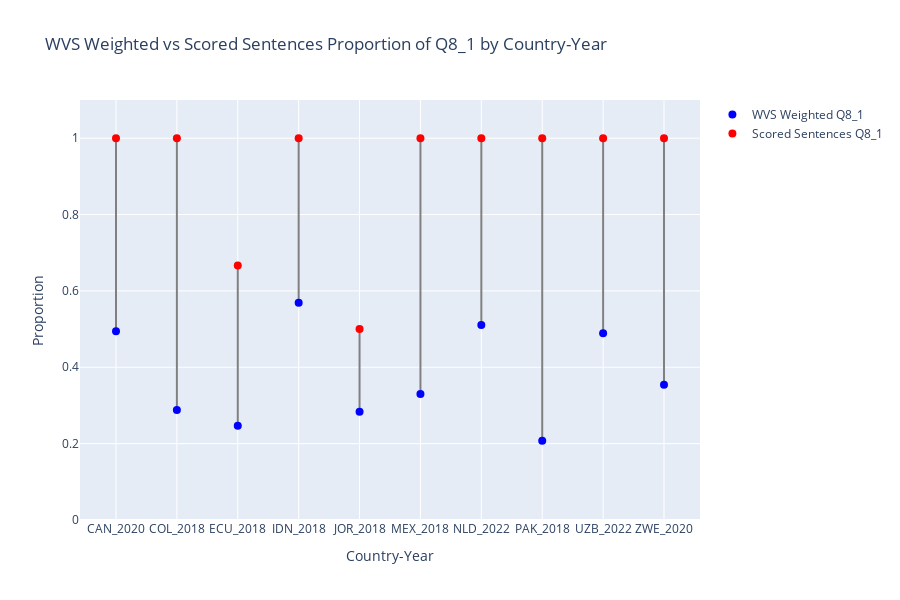

The code cell stored with this chart in its notebook:
### Code cell
## (Visualization -III) ##

# This script compares proportions of a specific Q8 survey response between scored sentences and WVS data at the country-year level.
# It aggregates sentence counts and computes proportions per country-year in the scored predictions.
# It filters the WVS data to matching country-year pairs and computes weighted response proportions using survey weights.
# The code then merges both datasets and visualizes their proportions with connecting lines to compare distributions.
# The plot uses country-year labels on the x-axis and proportion values on the y-axis, with vertical lines visually highlighting differences between WVS survey and scored sentence proportions.
# Finally, it calculates and prints the Pearson correlation between the weighted WVS proportions and scored sentence proportions.

%run visualize_prop_diffs.py

### Figure 1 — Plotly figure (JSON) as saved in the notebook; plotly's stock layout.template omitted (floating-point values rounded to 4 significant figures)
{"data": [{"hoverinfo": "skip", "line": {"color": "gray"}, "mode": "lines", "showlegend": false, "type": "scatter", "x": ["CAN_2020", "CAN_2020"], "y": [0.4943, 1]}, {"hoverinfo": "skip", "line": {"color": "gray"}, "mode": "lines", "showlegend": false, "type": "scatter", "x": ["COL_2018", "COL_2018"], "y": [0.2882, 1]}, {"hoverinfo": "skip", "line": {"color": "gray"}, "mode": "lines", "showlegend": false, "type": "scatter", "x": ["ECU_2018", "ECU_2018"], "y": [0.2467, 0.6667]}, {"hoverinfo": "skip", "line": {"color": "gray"}, "mode": "lines", "showlegend": false, "type": "scatter", "x": ["IDN_2018", "IDN_2018"], "y": [0.5687, 1]}, {"hoverinfo": "skip", "line": {"color": "gray"}, "mode": "lines", "showlegend": false, "type": "scatter", "x": ["JOR_2018", "JOR_2018"], "y": [0.2835, 0.5]}, {"hoverinfo": "skip", "line": {"color": "gray"}, "mode": "lines", "showlegend": false, "type": "scatter", "x": ["MEX_2018", "MEX_2018"], "y": [0.3297, 1]}, {"hoverinfo": "skip", "line": {"color": "gray"}, "mode": "lines", "showlegend": false, "type": "scatter", "x": ["NLD_2022", "NLD_2022"], "y": [0.5105, 1]}, {"hoverinfo": "skip", "line": {"color": "gray"}, "mode": "lines", "showlegend": false, "type": "scatter", "x": ["PAK_2018", "PAK_2018"], "y": [0.2075, 1]}, {"hoverinfo": "skip", "line": {"color": "gray"}, "mode": "lines", "showlegend": false, "type": "scatter", "x": ["UZB_2022", "UZB_2022"], "y": [0.4888, 1]}, {"hoverinfo": "skip", "line": {"color": "gray"}, "mode": "lines", "showlegend": false, "type": "scatter", "x": ["ZWE_2020", "ZWE_2020"], "y": [0.3539, 1]}, {"hovertemplate": "%{x}<br>WVS Weighted Proportion: %{y:.2f}<extra></extra>", "marker": {"color": "blue", "size": 8}, "mode": "markers", "name": "WVS Weighted Q8_1", "type": "scatter", "x": ["CAN_2020", "COL_2018", "ECU_2018", "IDN_2018", "JOR_2018", "MEX_2018", "NLD_2022", "PAK_2018", "UZB_2022", "ZWE_2020"], "y": [0.4943, 0.2882, 0.2467, 0.5687, 0.2835, 0.3297, 0.5105, 0.2075, 0.4888, 0.3539]}, {"hovertemplate": "%{x}<br>Sentence Proportion: %{y:.2f}<extra></extra>", "marker": {"color": "red", "size": 8}, "mode": "markers", "name": "Scored Sentences Q8_1", "type": "scatter", "x": ["CAN_2020", "COL_2018", "ECU_2018", "IDN_2018", "JOR_2018", "MEX_2018", "NLD_2022", "PAK_2018", "UZB_2022", "ZWE_2020"], "y": [1.0, 1.0, 0.6667, 1.0, 0.5, 1.0, 1.0, 1.0, 1.0, 1.0]}], "layout": {"height": 600, "hovermode": "x unified", "title": {"text": "WVS Weighted vs Scored Sentences Proportion of Q8_1 by Country-Year"}, "xaxis": {"title": {"text": "Country-Year"}}, "yaxis": {"range": [0, 1.1], "title": {"text": "Proportion"}}}}
